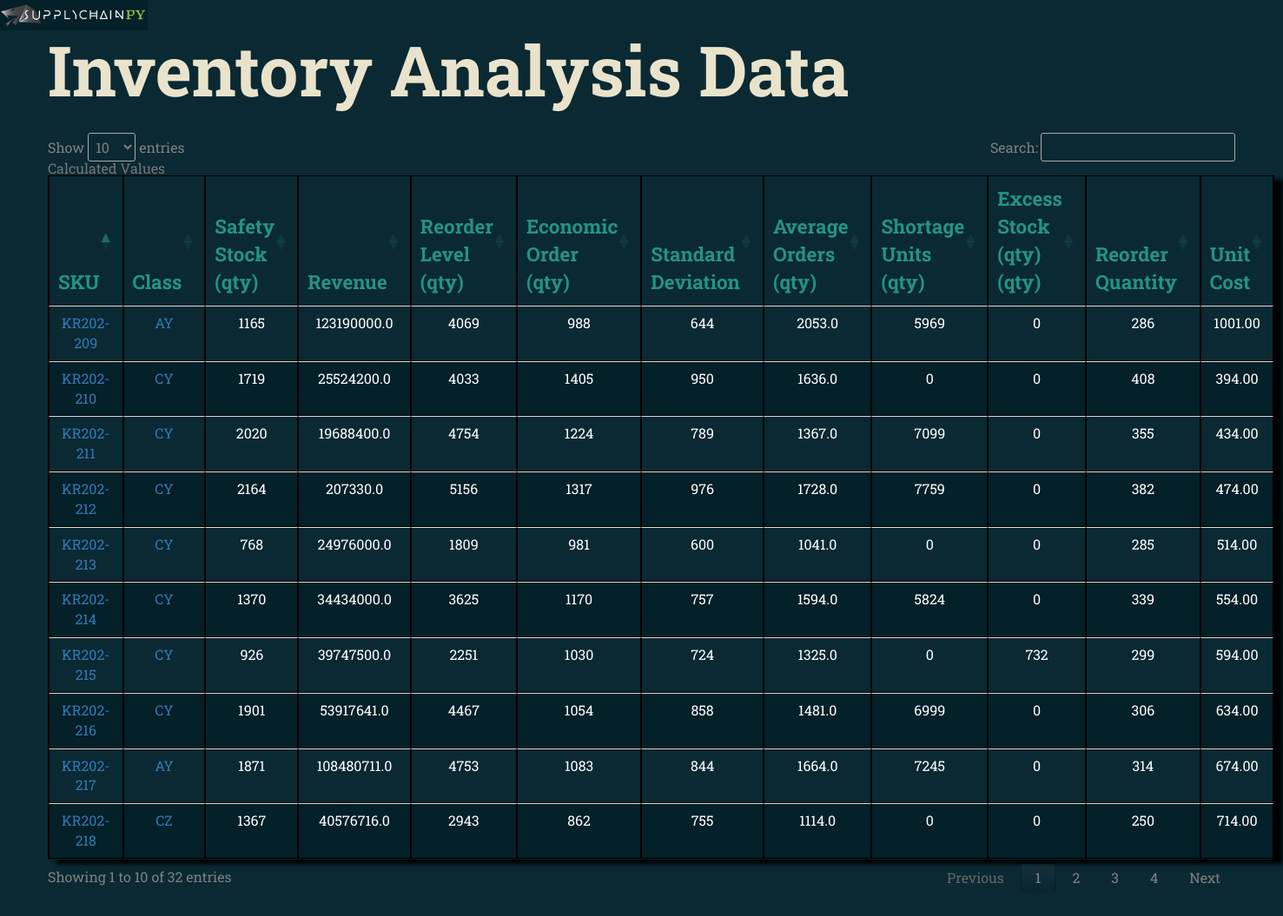
Page /data on the committed database.
### supplychainpy/reporting/views.py (models this page shows, shortened)
class InventoryAnalysis(db.Model):
    __table_args__ = {'sqlite_autoincrement': True}
    id = db.Column(db.Integer(), primary_key=True)
    sku_id = db.Column(db.Integer, db.ForeignKey('master_sku_list.id'))
    abc_xyz_classification = db.Column(db.String(2))
    standard_deviation = db.Column(db.Integer())
    safety_stock = db.Column(db.Integer())
    reorder_level = db.Column(db.Integer())
    economic_order_quantity = db.Column(db.Integer())
    demand_variability = db.Column(db.Integer())
    average_orders = db.Column(db.Float())
    shortages = db.Column(db.Integer())
    excess_stock = db.Column(db.Integer())
    reorder_quantity = db.Column(db.Integer())
    economic_order_variable_cost = db.Column(db.Float())
    unit_cost = db.Column(db.Numeric(12, 2))
    revenue = db.Column(db.Float())
    date = db.Column(db.DateTime())
    safety_stock_rank = db.Column(db.Integer())
    shortage_rank = db.Column(db.Integer())
    excess_cost = db.Column(db.Numeric(12, 2))
    percentage_contribution_revenue = db.Column(db.Float)
    excess_rank = db.Column(db.Integer())
    retail_price = db.Column(db.Numeric(18, 2))
    gross_profit_margin = db.Column(db.Numeric(12, 2))
    min_order = db.Column(db.Integer())
    safety_stock_cost = db.Column(db.Numeric(18, 2))
    revenue_rank = db.Column(db.Integer())
    markup_percentage = db.Column(db.Float())
    max_order = db.Column(db.Integer())
    shortage_cost = db.Column(db.Numeric(18, 2))
    quantity_on_hand = db.Column(db.Integer())
    currency_id = db.Column(db.Integer, db.ForeignKey('currency.id'))
    transaction_log_id = db.Column(db.Integer, db.ForeignKey('transaction_log.id'))
    orders_id = db.relationship("Orders", backref='demand', lazy='dynamic')

class MasterSkuList(db.Model):
    __table_args__ = {'sqlite_autoincrement': True}
    id = db.Column(db.Integer(), primary_key=True)
    sku_id = db.Column(db.String(255))
    analysis = db.relationship("InventoryAnalysis", backref='sku', lazy='dynamic')

### supplychainpy/reporting/views.py (the view)
@app.route('/data')
def raw_data():
    inventory = db.session.query(InventoryAnalysis).all()
    return flask.render_template('rawdata.html', inventory=inventory)

### supplychainpy/reporting/templates/rawdata.html (shortened to what this page needs)
{% extends "base.html" %}
{% block body%}
<section class="container-fluid">
    <h2>Inventory Analysis Data</h2>
    <table id="analysis_table" class="ia table table-responsive">
        <div class=" row">
            <div class=" col-lg-11">
                <caption>Calculated Values</caption>
                <thead>
                <tr>
                    <th>SKU</th>
                    <th>Class</th>
                    <th>Safety Stock (qty)</th>
                    <th>Revenue</th>
                    <th>Reorder Level (qty)</th>
                    <th>Economic Order (qty)</th>
                    <th>Standard Deviation</th>
                    <th>Average Orders (qty)</th>
                    <th>Shortage Units (qty)</th>
                    <th>Excess Stock (qty) (qty)</th>
                    <th>Reorder Quantity</th>
                    <th>Unit Cost</th>
                </tr>
                </thead>
                {% for sku in inventory %}
                <tr>
                    <td><a href="sku_detail/{{sku.sku_id}}">{{sku.sku.sku_id}}</a></td>
                    <td><a href="abcxyz/{{sku.abc_xyz_classification}}">{{sku.abc_xyz_classification}}</a></td>
                    <td>{{sku.safety_stock}}</td>
                    <td>{{sku.revenue}}</td>
                    <td>{{sku.reorder_level}}</td>
                    <td>{{sku.economic_order_quantity}}</td>
                    <td>{{sku.standard_deviation}}</td>
                    <td>{{sku.average_orders}}</td>
                    <td>{{sku.shortages}}</td>
                    <td>{{sku.excess_stock}}</td>
                    <td>{{sku.reorder_quantity}}</td>
                    <td>{{sku.unit_cost}}</td>
                </tr>
                {% endfor %}
            </div>
        </div>
    </table>
</section>
{% endblock %}

### supplychainpy/reporting/templates/base.html (shortened to what this page needs)
<!DOCTYPE html>
<html lang="en">
<link rel="stylesheet" href="{{ url_for('static', filename='bootstrap.css') }}">
<link rel="stylesheet" href="{{ url_for('static', filename='auxiliary.css') }}">
<link rel="stylesheet" type="text/css" href="//cdn.datatables.net/1.10.12/css/jquery.dataTables.css">
</head>
<body>
<nav class="active-nav">
    <a href="#" class="nav-toggle-btn">
        <img src="{{ url_for('static', filename='logo.png') }}">
    </a>
</nav>
<div class="content container-fluid">
    {% block body%}
    {% endblock %}
</div>
</body>
</html>

### supplychainpy/reporting/static/auxiliary.css (style rules this page uses)
a, abbr, acronym, address, applet, article, aside, audio, b, big, blockquote, body, canvas, caption, center, cite, code, dd, del, details, dfn, div, dl, dt, em, embed, fieldset, figcaption, figure, footer, form, h1, h2, h3, h4, h5, h6, header, hgroup, html, i, iframe, img, ins, kbd, label, legend, li, mark, menu, nav, object, ol, output, p, pre, q, ruby, s, samp, section, small, span, strike, strong, sub, summary, sup, table, tbody, td, tfoot, th, thead, time, tr, tt, u, ul, var, video { margin: 0; padding: 0; border: 0; font: inherit; vertical-align: baseline }
article, aside, details, figcaption, figure, footer, header, hgroup, menu, nav, section { display: block }
body { line-height: 1 }
table { border-collapse: collapse; border-spacing: 0 }
body { background-color: #0A2933; color: #708284; font-family: "Roboto Slab"; font-size: 1em; }
.content { padding-top: 40px; padding-left: 40px; padding-right: 40px; height: 2000px; background-color: #0A2933; transition: transform3d 0.8s ease; }
table, th, td { color: white; border: 1px solid black; border-collapse: collapse; border-spacing: 5px; }
th, td { padding: 1px; font-family: "Roboto Slab", "ff-tisa-web-pro", "Georgia", Arial, sans-serif; text-align: center; }
th { color: #259286; font-size: 1.4em; }
.ia { margin-left: 20px; margin-top: 20px; float: left; box-shadow: 10px 5px 5px black; }
table.ia tr:nth-child(even) { background-color: #042029; }
table.ia tr:nth-child(odd) { background-color: #0A2933;; }
table.ia th { background-color: transparent; font-family: "Roboto Slab"; font-weight: 600; }
h1, h2, h3, h4, h5, h6 { font-family: 'Roboto Slab', "Helvetica Neue", Helvetica, sans-serif; font-weight: 700; color: #EAE3CB; margin-bottom: .4em; }
h2 { font-size: 5em; }
body { overflow-x: hidden; }
nav { position: fixed; z-index: 1000; top: 0; bottom: 0; width: 100px; background-color: #042029; transform: translate3d(-100px, 0, 0); transition: transform 0.2s ease; }
.nav-toggle-btn { display: block; position: absolute; left: 100px; width: 170px; height: 35px; background: #042029; }
* { margin: 0; padding: 0; }

### rows in the picture
InventoryAnalysis: sku.sku_id "KR202-209", abc_xyz_classification "AY", safety_stock "1165", revenue "123190000.0", reorder_level "4069", economic_order_quantity "988", standard_deviation "644", average_orders "2053.0", shortages "5969", excess_stock "0", reorder_quantity "286", unit_cost "1001.00"
InventoryAnalysis: sku.sku_id "KR202-210", abc_xyz_classification "CY", safety_stock "1719", revenue "25524200.0", reorder_level "4033", economic_order_quantity "1405", standard_deviation "950", average_orders "1636.0", shortages "0", excess_stock "0", reorder_quantity "408", unit_cost "394.00"
InventoryAnalysis: sku.sku_id "KR202-211", abc_xyz_classification "CY", safety_stock "2020", revenue "19688400.0", reorder_level "4754", economic_order_quantity "1224", standard_deviation "789", average_orders "1367.0", shortages "7099", excess_stock "0", reorder_quantity "355", unit_cost "434.00"
InventoryAnalysis: sku.sku_id "KR202-212", abc_xyz_classification "CY", safety_stock "2164", revenue "207330.0", reorder_level "5156", economic_order_quantity "1317", standard_deviation "976", average_orders "1728.0", shortages "7759", excess_stock "0", reorder_quantity "382", unit_cost "474.00"
InventoryAnalysis: sku.sku_id "KR202-213", abc_xyz_classification "CY", safety_stock "768", revenue "24976000.0", reorder_level "1809", economic_order_quantity "981", standard_deviation "600", average_orders "1041.0", shortages "0", excess_stock "0", reorder_quantity "285", unit_cost "514.00"
InventoryAnalysis: sku.sku_id "KR202-214", abc_xyz_classification "CY", safety_stock "1370", revenue "34434000.0", reorder_level "3625", economic_order_quantity "1170", standard_deviation "757", average_orders "1594.0", shortages "5824", excess_stock "0", reorder_quantity "339", unit_cost "554.00"
InventoryAnalysis: sku.sku_id "KR202-215", abc_xyz_classification "CY", safety_stock "926", revenue "39747500.0", reorder_level "2251", economic_order_quantity "1030", standard_deviation "724", average_orders "1325.0", shortages "0", excess_stock "732", reorder_quantity "299", unit_cost "594.00"
InventoryAnalysis: sku.sku_id "KR202-216", abc_xyz_classification "CY", safety_stock "1901", revenue "53917641.0", reorder_level "4467", economic_order_quantity "1054", standard_deviation "858", average_orders "1481.0", shortages "6999", excess_stock "0", reorder_quantity "306", unit_cost "634.00"
InventoryAnalysis: sku.sku_id "KR202-217", abc_xyz_classification "AY", safety_stock "1871", revenue "108480711.0", reorder_level "4753", economic_order_quantity "1083", standard_deviation "844", average_orders "1664.0", shortages "7245", excess_stock "0", reorder_quantity "314", unit_cost "674.00"
InventoryAnalysis: sku.sku_id "KR202-218", abc_xyz_classification "CZ", safety_stock "1367", revenue "40576716.0", reorder_level "2943", economic_order_quantity "862", standard_deviation "755", average_orders "1114.0", shortages "0", excess_stock "0", reorder_quantity "250", unit_cost "714.00"
